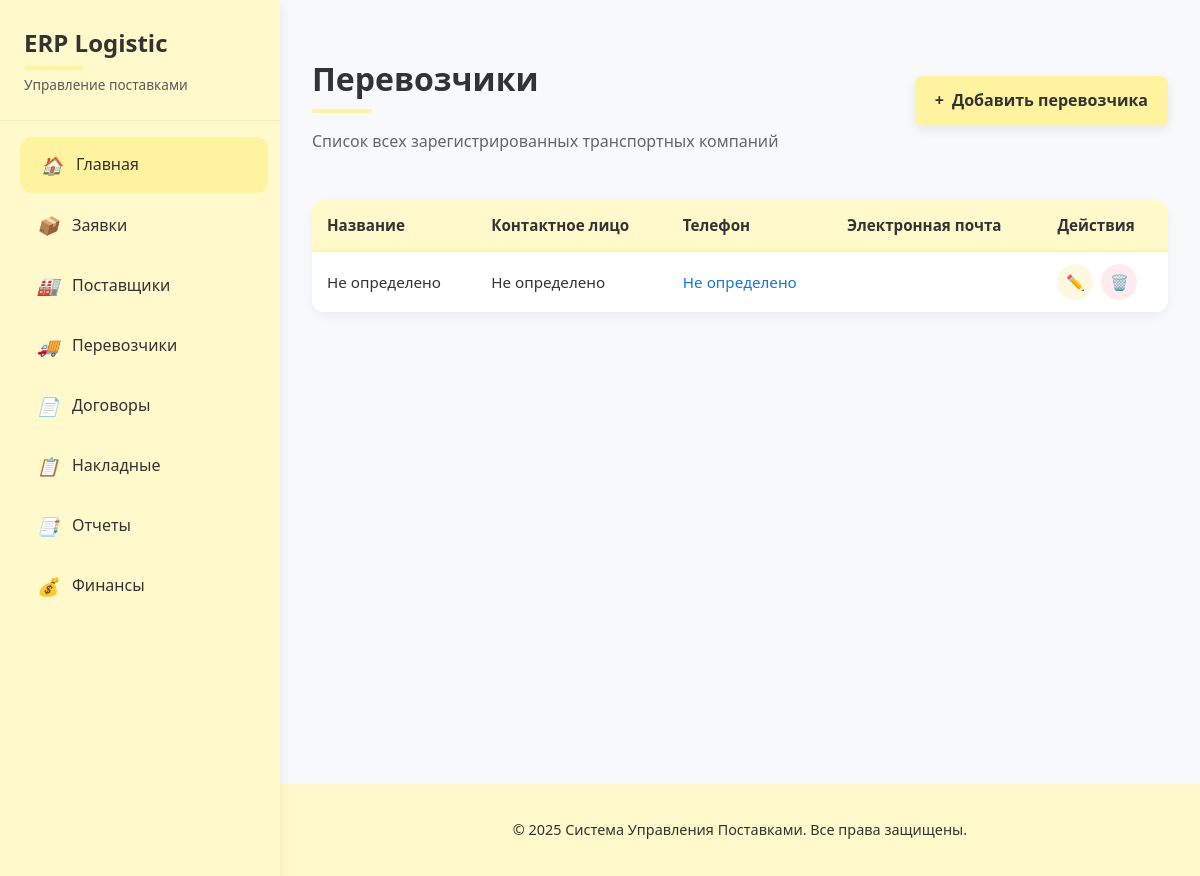
The page /перевозчики/ (signed in) on the database its author committed.
### supply_chain/models.py (models this page shows, shortened)
class Перевозчик(models.Model):
    название = models.CharField(max_length=100, verbose_name="Название компании")
    контактное_лицо = models.CharField(max_length=100, verbose_name="Контактное лицо")
    телефон = models.CharField(max_length=20, verbose_name="Контактный телефон")
    email = models.EmailField(verbose_name="Email", blank=True, null=True)
    транспортное_средство = models.CharField(max_length=100, verbose_name="Тип транспорта")
    марка_автомобиля = models.CharField(max_length=50, verbose_name="Марка автомобиля")
    гос_номер = models.CharField(max_length=20, verbose_name="Гос. номер")
    водитель_фио = models.CharField(max_length=100, verbose_name="ФИО водителя")
    водитель_удостоверение = models.CharField(max_length=50, verbose_name="Номер в/у")
    лицензия_номер = models.CharField(max_length=50, verbose_name="Номер лицензии")
    лицензия_срок = models.DateField(verbose_name="Срок действия лицензии")
    class Meta:
        verbose_name = "Перевозчик"
        verbose_name_plural = "Перевозчики"
        ordering = ['название']

### supply_chain/templates/supply_chain/перевозчик_list.html (shortened to what this page needs)
{% extends 'supply_chain/base.html' %}
{% block content %}
    <div class="carriers-header">
        <div>
            <h1>Перевозчики</h1>
            <p class="subtitle">Список всех зарегистрированных транспортных компаний</p>
        </div>
        <a href="{% url 'перевозчик_create' %}" class="add-carrier-btn">
            <span class="btn-icon">+</span> Добавить перевозчика
        </a>
    </div>
    <div class="carriers-container">
        {% if перевозчики %}
            <div class="carriers-table-container">
                <table class="carriers-table">
                    <thead>
                        <tr>
                            <th>Название</th>
                            <th>Контактное лицо</th>
                            <th>Телефон</th>
                            <th>Электронная почта</th>
                            <th>Действия</th>
                        </tr>
                    </thead>
                    <tbody>
                        {% for перевозчик in перевозчики %}
                            <tr>
                                <td data-label="Название">
                                    <div class="carrier-name">{{ перевозчик.название }}</div>
                                </td>
                                <td data-label="Контактное лицо">{{ перевозчик.контактное_лицо }}</td>
                                <td data-label="Телефон">
                                    <a href="tel:{{ перевозчик.телефон }}" class="phone-link">{{ перевозчик.телефон }}</a>
                                </td>
                                <td data-label="Электронная почта">
                                </td>
                                <td class="actions-cell">
                                    <div class="action-buttons">
                                        <a href="{% url 'перевозчик_update' перевозчик.pk %}" class="action-btn edit-btn" title="Изменить">
                                            <span class="action-icon">✏️</span>
                                        </a>
                                        <a href="{% url 'перевозчик_delete' перевозчик.pk %}" class="action-btn delete-btn" title="Удалить">
                                            <span class="action-icon">🗑️</span>
                                        </a>
                                    </div>
                                </td>
                            </tr>
                        {% endfor %}
                    </tbody>
                </table>
            </div>
        {% endif %}
    </div>
{% endblock %}

### supply_chain/templates/supply_chain/base.html (style rules this page uses)
body { margin: 0; padding: 0; font-family: 'Segoe UI', Roboto, -apple-system, BlinkMacSystemFont, sans-serif; background-color: #f8f9fa; color: var(--text-dark); line-height: 1.6; }
h1, h2, h3 { color: var(--text-dark); font-weight: 600; }
h1 { font-size: 2rem; margin-bottom: 1.5rem; position: relative; padding-bottom: 0.5rem; }
h1:after { content: ''; position: absolute; bottom: 0; left: 0; width: 60px; height: 4px; background: var(--primary-hover); border-radius: 2px; }

### supply_chain/templates/supply_chain/перевозчик_list.html (style rules this page uses)
.carriers-header { display: flex; justify-content: space-between; align-items: center; margin-bottom: 30px; flex-wrap: wrap; gap: 20px; }
.carriers-header h1 { font-size: 2rem; color: #333; margin-bottom: 5px; }
.subtitle { color: #666; font-size: 1rem; }
.add-carrier-btn { display: inline-flex; align-items: center; background-color: #fff3a0; color: #333; padding: 12px 20px; border-radius: 8px; font-weight: 600; text-decoration: none; transition: all 0.3s ease; box-shadow: 0 4px 12px rgba(0,0,0,0.08); border: none; }
.btn-icon { margin-right: 8px; }
.carriers-table-container { overflow-x: auto; margin-bottom: 30px; border-radius: 12px; box-shadow: 0 4px 12px rgba(0,0,0,0.05); background: white; }
.carriers-table { width: 100%; border-collapse: collapse; font-size: 0.95rem; }
.carriers-table thead { background-color: #fff9cc; }
.carriers-table th { padding: 15px; text-align: left; font-weight: 600; color: #333; border-bottom: 2px solid #fff3a0; }
.carriers-table td { padding: 12px 15px; border-bottom: 1px solid #f0f0f0; vertical-align: middle; }
.carriers-table tbody tr:last-child td { border-bottom: none; }
.carrier-name { font-weight: 500; color: #333; }
.phone-link, .email-link { color: #1976d2; text-decoration: none; transition: all 0.2s ease; }
.actions-cell { white-space: nowrap; }
.action-buttons { display: flex; gap: 8px; }
.action-btn { display: inline-flex; align-items: center; justify-content: center; width: 36px; height: 36px; border-radius: 50%; text-decoration: none; transition: all 0.2s ease; }
.edit-btn { background-color: #fff8e1; color: #ff8f00; }
.delete-btn { background-color: #ffebee; color: #d32f2f; }

### rows shown on the page
Перевозчик: название "Не определено", контактное_лицо "Не определено", телефон "Не определено"
